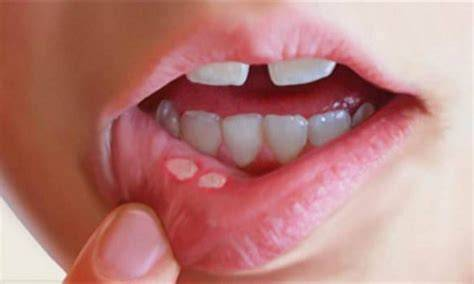
#> input picture storage/uploads/2026-03-30 23-48-15.png, 474 x 284 px
$ python -i lesion_segmentation.py   (imports and definitions only)
#> lines starting #> are read from the running program, lines starting #| are printed output that depends on the picture; after the words box and inside, x2 and y2 are one past the last pixel; in counts of white or black regions, pixels touching at a corner belong together
#> further down, picture is the input picture: shape (284, 474, 3); mean B, G, R 123.7, 127.6, 185.1
# 病灶识别标注模块（标准化版本）
import json
import os
import re
from http import HTTPStatus
from typing import List, Tuple, Dict, Any

import cv2
import numpy as np
from PIL import Image, ImageDraw, ImageFont
import dashscope
from dashscope import MultiModalConversation

from config.settings import DASHSCOPE_API_KEY, IMAGE_MODEL

# 环境变量配置
os.environ['PYTHONUTF8'] = '1'
os.environ['DASHSCOPE_API_KEY'] = DASHSCOPE_API_KEY
dashscope.api_key = DASHSCOPE_API_KEY


class LesionAnnotationConfig:
    """病灶标注配置类"""
    # 识别配置
    MIN_CONFIDENCE = 80  # 最低置信度阈值
    CV_MIN_AREA = 200  # CV 识别最小面积

    # 标注样式配置
    FONT_PATH = "C:/Windows/Fonts/simsun.ttc"
    FONT_SIZE = 28
    BOX_COLOR = (255, 0, 0)  # RGB 红色
    BOX_WIDTH = 4
    TEXT_BG_COLOR = (255, 0, 0)
    TEXT_COLOR = (255, 255, 255)

    # 支持的病灶类型
    LESION_TYPES = [
        "口腔溃疡", "口腔破损", "皮疹", "红斑", "伤口",
        "淤青", "红肿", "脓包", "疣体", "痣", "异常色块"
    ]


# [176 lines left out: functions get_lesion_annotation, _load_image, _create_default_result, _ai_recognition, _build_recognition_prompt, _parse_ai_response and 1 more, not called in this run]


def _cv_recognition(img: np.ndarray) -> List[Dict[str, Any]]:
    """传统 CV 兜底识别"""
    try:
        hsv = cv2.cvtColor(img, cv2.COLOR_BGR2HSV)
#> hsv: shape (284, 474, 3); mean H, S, V 65.7, 101.1, 185.3

        # 红色区域检测（炎症、红斑）
        lower_red = np.array([0, 30, 30])
        upper_red = np.array([20, 255, 255])
        mask_red = cv2.inRange(hsv, lower_red, upper_red)
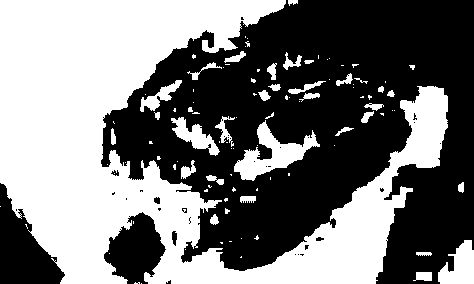
#> mask_red: shape (284, 474); 46.7% white; 103 white regions (67 under 20 px), largest, box (x1, y1, x2, y2) and area: (0, 0, 448, 284) 56105, (234, 120, 320, 181) 1900, (438, 240, 474, 284) 1039

        # 白色区域检测（溃疡、脓包）
        lower_white = np.array([0, 0, 200])
        upper_white = np.array([180, 30, 255])
        mask_white = cv2.inRange(hsv, lower_white, upper_white)
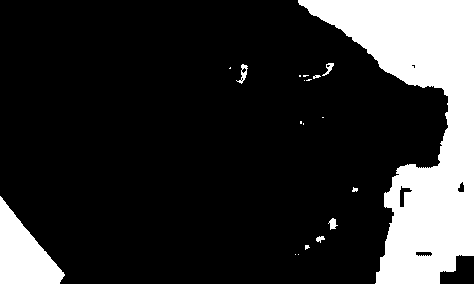
#> mask_white: shape (284, 474); 19.1% white; 19 white regions (11 under 20 px), largest, box (x1, y1, x2, y2) and area: (298, 0, 474, 284) 22190, (0, 196, 65, 284) 3116, (236, 64, 248, 84) 85

        # 合并掩膜
        mask = cv2.bitwise_or(mask_red, mask_white)
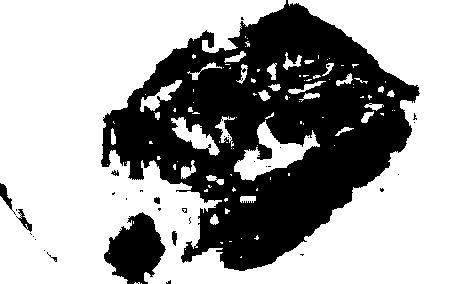
#> mask: shape (284, 474); 65.1% white; 36 black regions (28 under 20 px), largest, box (x1, y1, x2, y2) and area: (101, 0, 420, 271) 43777, (104, 212, 166, 284) 2732, (0, 183, 16, 215) 154

        # 形态学操作去噪
        kernel = np.ones((5, 5), np.uint8)
        mask = cv2.morphologyEx(mask, cv2.MORPH_CLOSE, kernel)
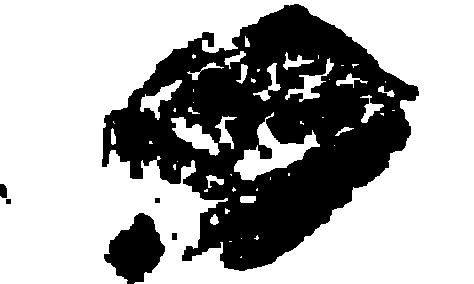
#> mask: shape (284, 474); 66.2% white; 6 black regions, box (x1, y1, x2, y2) and area: (102, 4, 419, 271) 42764, (104, 213, 165, 284) 2607, (0, 184, 7, 198) 88, (172, 233, 177, 240) 35, (6, 199, 11, 204) 25, (155, 198, 160, 203) 25
        mask = cv2.morphologyEx(mask, cv2.MORPH_OPEN, kernel)
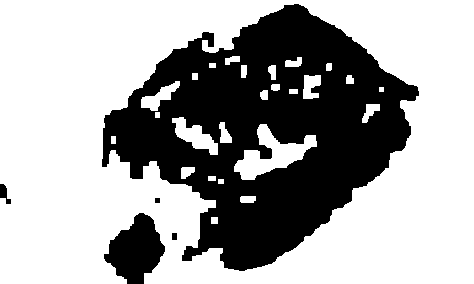
#> mask: shape (284, 474); 65.1% white; 5 black regions

        # 轮廓检测
        contours, _ = cv2.findContours(
            mask,
            cv2.RETR_EXTERNAL,
            cv2.CHAIN_APPROX_SIMPLE
        )
#> contours = 1 contour; box (x1, y1, x2, y2) and area: (0, 0, 474, 284) 131014

        lesions = []
        for cnt in contours:
            area = cv2.contourArea(cnt)
            if area > LesionAnnotationConfig.CV_MIN_AREA:
                x, y, w, h = cv2.boundingRect(cnt)
                lesions.append({
                    "name": "异常病灶区域",
                    "bbox": [x, y, x + w, y + h],
                    "confidence": 85
                })
#> this loop made 1 pass
#> (area, x, y, w, h) on pass 1: (131014, 0, 0, 474, 284)
#> after the loop, lesions = 1 item

        return lesions
    except Exception as e:
        print(f"CV 兜底识别失败：{e}")
        return []


# [140 lines left out: functions _draw_annotations, _load_font, _validate_bbox, _normalize_bbox, not called in this run]

>>> import cv2
>>> picture = cv2.imread('../storage/uploads/2026-03-30 23-48-15.png')
>>> result = _cv_recognition(picture)
#> result = 1 item
